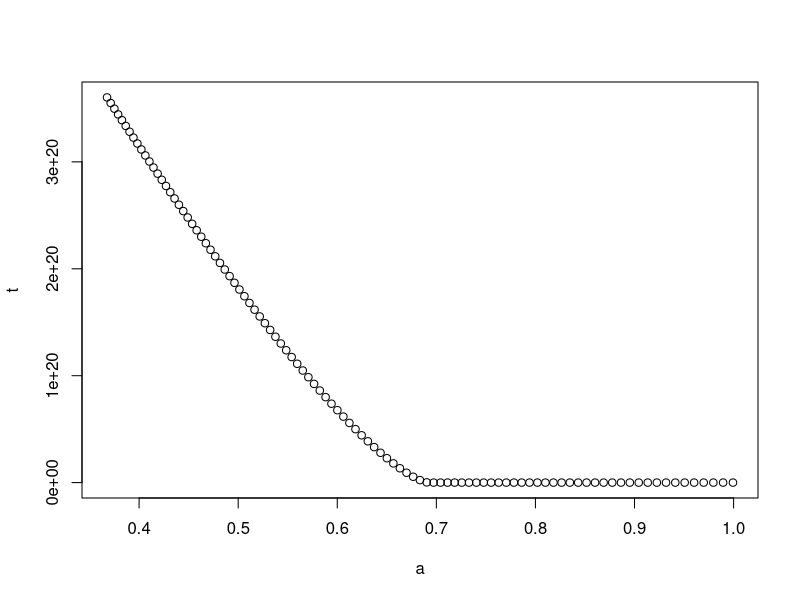

Source code (R): (Note: this script raises an error after producing the figure.)
library(deSolve)
library(lme4)
library(dplyr)
#ampicillin concentration and position
outt<-NULL
ampconc <- seq(0, 1, by = 0.01)
ampco <- rev((exp(ampconc) / 2.72))
getmax = for(a in ampco) {
  parameters = c(
    ampc = a,
    trate = 1.5,
    degtc = 1,
    synrate = 1.5
  )
  #ode model of tetC levels and tet level in the cell
  state <- c(tet = 0.5,
             tetc = .025)
  
  tetconc <- function(t, state, parameters) {
    with(as.list(c(state, parameters)), {
      dtet = (tet) - (trate * tetc) * (tet) / (0.5 + tet)
      dtetc = synrate * ampc - (degtc * tetc)
      list(c(dtet, dtetc))
    })
  }
  out <-
    as.data.frame(ode(
      y = state,
      times = seq(1, 50),
      func = tetconc,
      parms = parameters,
      method = "lsoda"
    ))
  maxt<-c(a,max(out$tet))
  outt<-as.data.frame(rbind(outt,maxt))
}
names(outt)<-c("a","t")
survive<-filter(outt, outt$a < 0.8, outt$t<1)
#results <- as.data.frame(ampco, lapply(ampco, getmax))
#head(results)
#plot(x = results$amp, y = results$tet)
#curve(getmax, from = 1, to = 2, n = 101)
plot(outt)
points()
